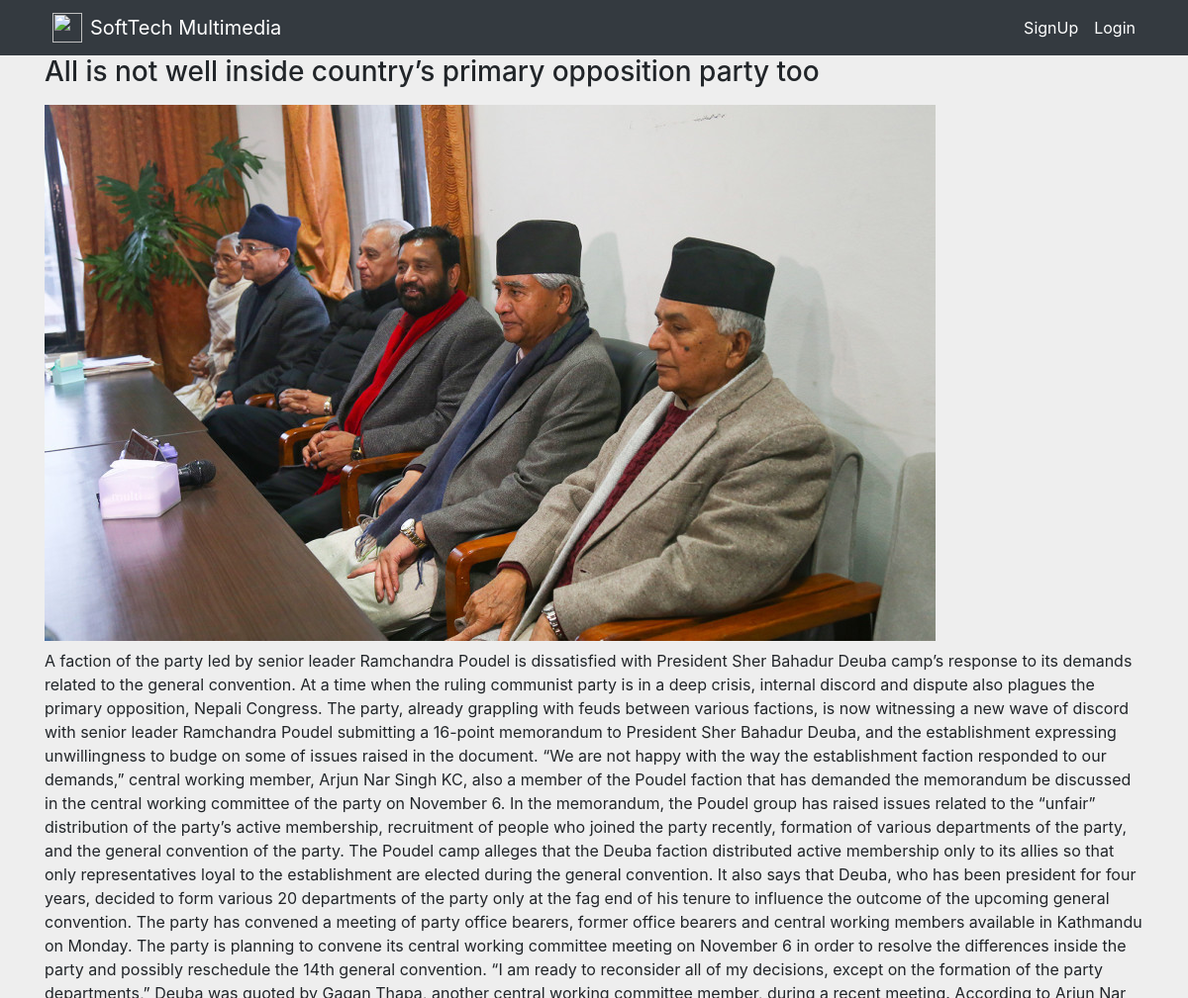
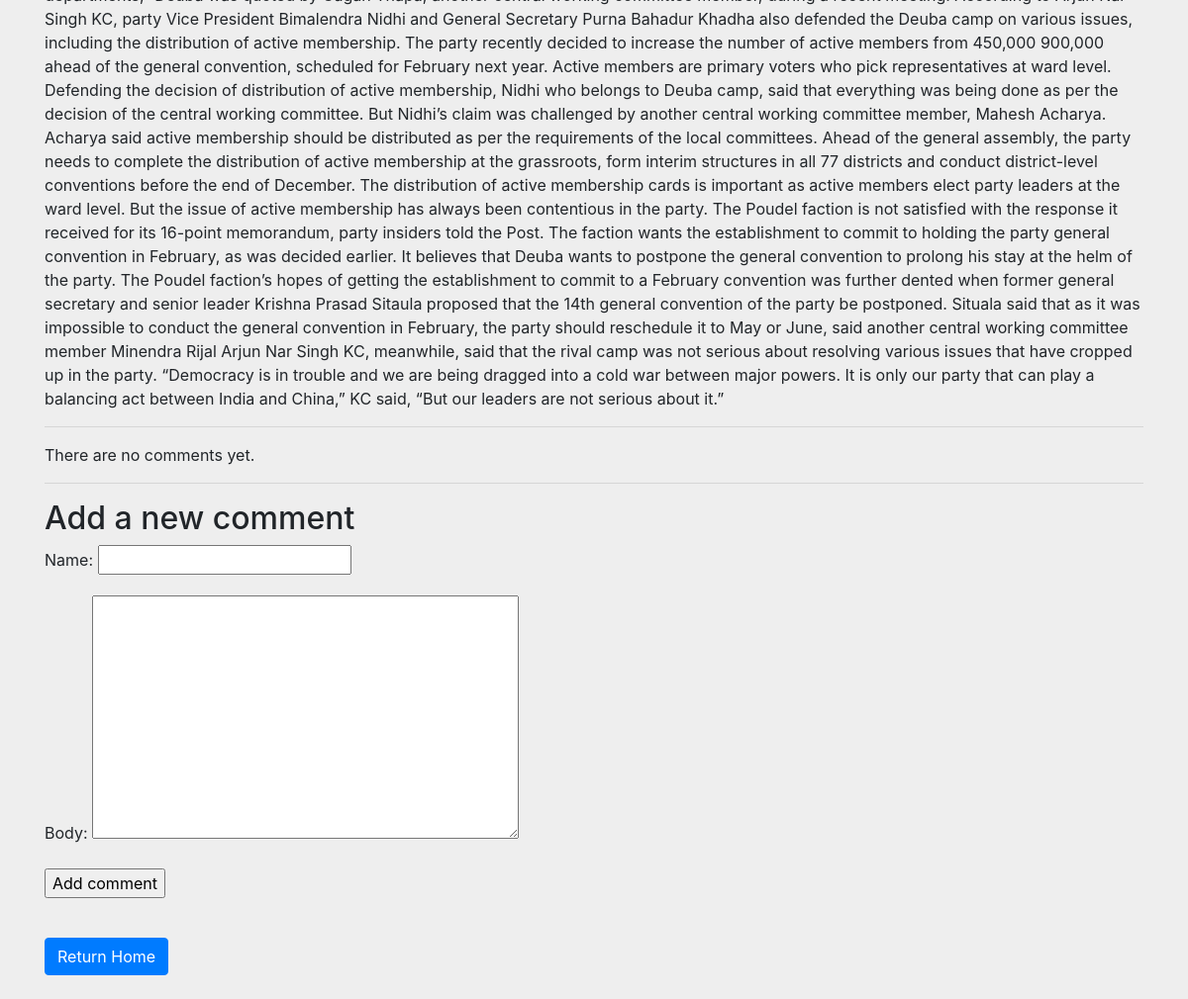
The app's page /article/1/ with its own data (2 pictures, top to bottom).
### newsfeed/models.py (models this page shows, shortened)
class News(models.Model):
    title = models.CharField(max_length=255)
    body = models.TextField()
    slug = models.SlugField(max_length=200, unique=True)
    image = models.ImageField(upload_to='uploads/images/')
    category = models.ForeignKey(Category, on_delete=models.CASCADE, default=1)

### newsfeed/views.py (the view)
# urls.py: path('article/<int:id>/', views.post_details, name='post_details'),
def post_details(request, id):
    post = News.objects.get(id=id)
    comments = post.comments.filter(active=True)
    new_comment = None
    if request.method == 'POST':
        comment_form = CommentForm(data=request.POST)
        if comment_form.is_valid():
            new_comment = comment_form.save(commit=False)
            new_comment.post = post
            new_comment.save()
    else:
        comment_form = CommentForm()
    return render(request, 'newsfeed/post_details.html',
                  {'new': post,
                   'comments': comments,
                   'new_comment': new_comment,
                   'comment_form': comment_form})

### newsfeed/forms.py
class CommentForm(forms.ModelForm):
    class Meta:
        model = Comment
        fields = ('name', 'body')

### templates/newsfeed/post_details.html (shortened to what this page needs)
{% extends 'base.html' %}
{% block content %}
    <h3>{{ new.title }}</h3>
    <img src="{{ new.image.url }}" class="full-width-image my-2" alt="image">
    <p>{{ new.body|safe }}</p>
    <hr>
    {% for comment in comments %}
        <div class="comment">
            <p class="info">
                Comment by <strong class="text-primary">{{ comment.name }}</strong>
                {{ comment.created }}
            </p>
            <small>{{ comment.body|linebreaks }}</small>
            <a href="">Edit</a>
            <a href="{% url 'comment_delete' comment.id %}">Delete</a>
        </div>
    {% empty %}
        <p>There are no comments yet.</p>
    {% endfor %}
    <hr>
    {% if new_comment %}
        <h2>Your comment has been added.</h2>
    {% else %}
        <h2>Add a new comment</h2>
        <form method="post">
            {{ comment_form.as_p }}
            <p><input type="submit" value="Add comment"></p>
        </form>
    {% endif %}
    <a href="{% url 'index' %}" class="btn btn-primary mt-4 mb-4">Return Home</a>
{% endblock content %}

### records on screen
News: title "All is not well inside country’s primary opposition party too", image (picture), body "A faction of the party led by senior leader Ramchandra Poudel is dissatisfied with President Sher Bahadur Deuba camp’s response to its demands related to the general convention. At a time when the ruling communist party is in a deep crisis, internal discord and dispute also plagues the primary opposition, Nepali Congress. The party, already grappling with feuds between various factions, is now witnessing a new wave of discord with senior leader Ramchandra Poudel submitting a 16-point memorandum to President Sher Bahadur Deuba, and the establishment expressing unwillingness to budge on some of issues raised in the document. “We are not happy with the way the establishment faction responded…"
